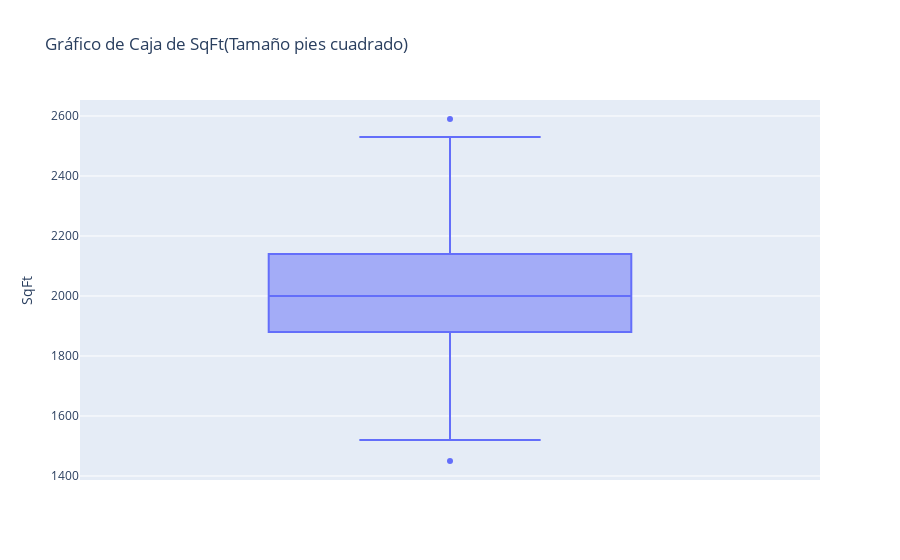

Notebook source saved alongside this figure:
### Code cell
#Utilizaremos boxplots para ver si se tienen valores atipicos
fig = px.box(df, y='SqFt', title="Gráfico de Caja de SqFt(Tamaño pies cuadrado)")
fig.show()

### Figure 1 — Plotly figure (JSON) as saved in the notebook; plotly's stock layout.template omitted (floating-point values rounded to 4 significant figures)
{"data": [{"alignmentgroup": "True", "hovertemplate": "SqFt=%{y}<extra></extra>", "legendgroup": "", "marker": {"color": "#636efa"}, "name": "", "notched": false, "offsetgroup": "", "orientation": "v", "showlegend": false, "type": "box", "x0": " ", "xaxis": "x", "y": [1790, 2030, 1740, 1980, 2130, 1780, 1830, 2160, 2110, 1730, 2030, 1870, 1910, 2150, 2590, 1780, 2190, 1990, 1700, 1920, 1790, 2000, 1690, 1820, 2210, 2290, 2000, 1700, 1600, 2040, 2250, 1930, 2250, 2280, 2000, 2080, 1880, 2420, 1720, 1740, 1560, 1840, 1990, 1920, 1940, 1810, 1990, 2050, 1980, 1700, 2100, 1860, 2150, 2100, 1650, 1720, 2190, 2240, 1840, 2090, 2200, 1610, 2220, 1910, 1860, 1450, 2210, 2040, 2140, 2080, 1950, 2160, 1650, 2040, 2140, 1900, 1930, 2280, 2130, 1780, 2190, 2140, 2050, 2410, 1520, 2250, 1900, 1880, 1930, 2010, 1920, 2150, 2110, 2080, 2150, 1970, 2440, 2000, 2060, 2080, 2010, 2260, 2410, 2440, 1910, 2530, 2130, 1890, 1990, 2110, 1710, 1740, 1940, 2000, 2010, 1900, 2290, 1920, 1950, 1920, 1930, 1930, 2060, 1900, 2160, 2070, 2020, 2250], "y0": " ", "yaxis": "y"}], "layout": {"boxmode": "group", "legend": {"tracegroupgap": 0}, "title": {"text": "Gráfico de Caja de SqFt(Tamaño pies cuadrado)"}, "xaxis": {"anchor": "y", "domain": [0, 1]}, "yaxis": {"anchor": "x", "domain": [0, 1], "title": {"text": "SqFt"}}}}
